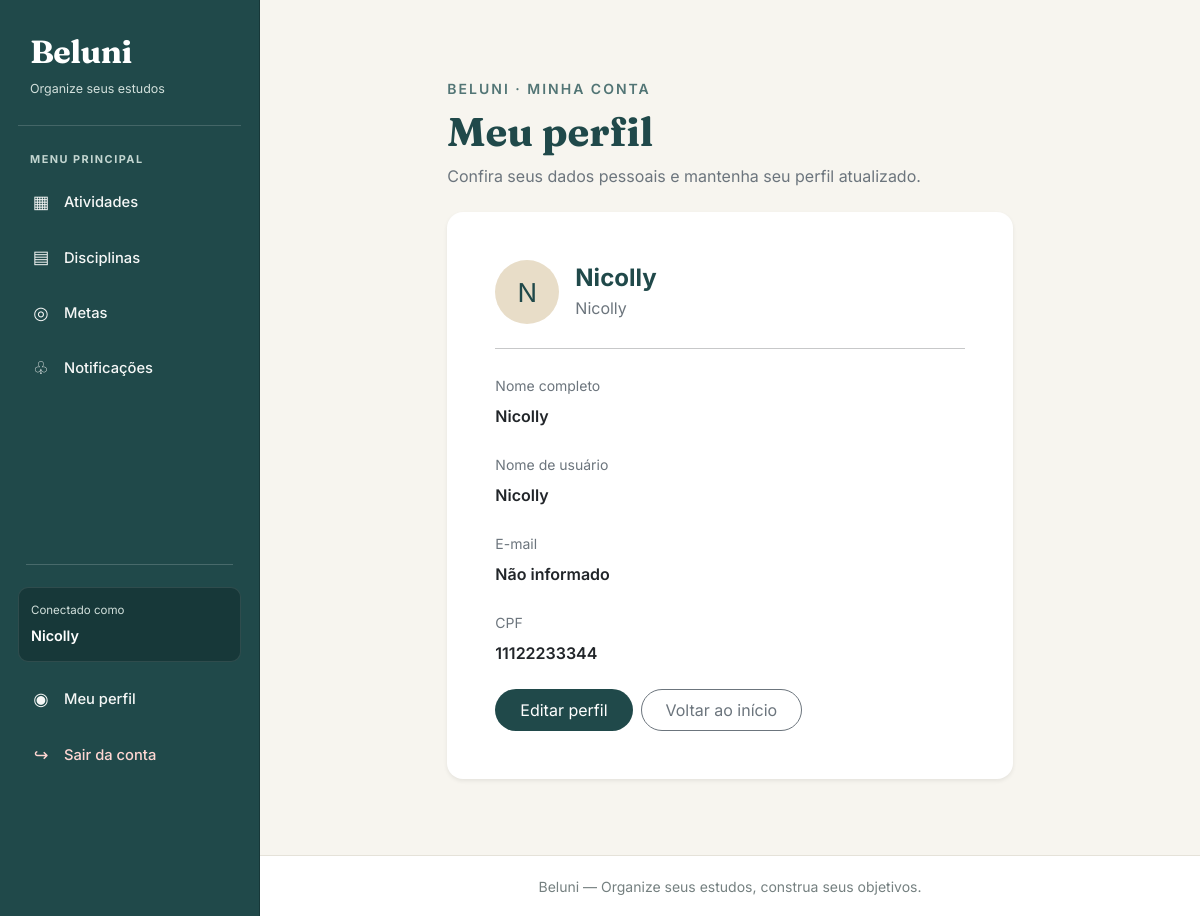
The app's page /estudantes/meu-perfil/ (signed in) with its own data.
### estudante/models.py (models this page shows, shortened)
class Estudante(User):
    cpf = models.CharField(max_length=14)
    nome = models.CharField(max_length=100)

### estudante/views.py (the view)
# urls.py: path('meu-perfil/', views.meu_perfil, name='meu_perfil'),
@login_required
def meu_perfil(request):
    estudante = Estudante.objects.filter(
        pk=request.user.pk
    ).first()
    if estudante is None:
        messages.warning(
            request,
            'Seu usuário ainda não possui um perfil de estudante cadastrado.'
        )
        return redirect('criar_estudante')
    return render(request, 'estudante/meu_perfil.html', {
        'estudante': estudante
    })

### estudante/templates/estudante/meu_perfil.html (shortened to what this page needs)
{% extends 'base.html' %}
{% block conteudo %}
<div class="container py-5">
    <div class="row justify-content-center">
        <div class="col-lg-8">
            <div class="mb-4">
                <span class="text-uppercase small fw-semibold"
                      style="color: #527575; letter-spacing: 2px;">
                    BELUNI · MINHA CONTA
                </span>
                <h1 class="mt-2 fw-bold"
                    style="color: #20494A; font-family: 'Fraunces', serif;">
                    Meu perfil
                </h1>
                <p class="text-secondary">
                    Confira seus dados pessoais e mantenha seu perfil atualizado.
                </p>
            </div>
            <div class="card border-0 shadow-sm rounded-4">
                <div class="card-body p-4 p-md-5">
                    <div class="d-flex align-items-center gap-3 mb-4">
                        <div class="rounded-circle d-flex align-items-center justify-content-center"
                             style="width: 64px; height: 64px; background: #E8DDC8; color: #20494A; font-size: 26px;">
                            {{ estudante.nome|first|upper }}
                        </div>
                        <div>
                            <h4 class="mb-1 fw-bold" style="color: #20494A;">
                                {{ estudante.nome }}
                            </h4>
                            <span class="text-secondary">
                                {{ estudante.username }}
                            </span>
                        </div>
                    </div>
                    <hr class="mb-4">
                    <div class="mb-4">
                        <label class="form-label text-secondary small">
                            Nome completo
                        </label>
                        <p class="fw-semibold mb-0">
                            {{ estudante.nome }}
                        </p>
                    </div>
                    <div class="mb-4">
                        <label class="form-label text-secondary small">
                            Nome de usuário
                        </label>
                        <p class="fw-semibold mb-0">
                            {{ estudante.username }}
                        </p>
                    </div>
                    <div class="mb-4">
                        <label class="form-label text-secondary small">
                            E-mail
                        </label>
                        <p class="fw-semibold mb-0">
                            {{ estudante.email|default:"Não informado" }}
                        </p>
                    </div>
                    <div class="mb-4">
                        <label class="form-label text-secondary small">
                            CPF
                        </label>
                        <p class="fw-semibold mb-0">
                            {{ estudante.cpf }}
                        </p>
                    </div>
                    <div class="d-flex flex-wrap gap-2 mt-4">
                        <a href="{% url 'editar_meu_perfil' %}"
                           class="btn rounded-pill px-4 py-2"
                           style="background: #20494A; color: white;">
                            Editar perfil
                        </a>
                        <a href="{% url 'listar_atividades' %}"
                           class="btn btn-outline-secondary rounded-pill px-4 py-2">
                            Voltar ao início
                        </a>
                    </div>
                </div>
            </div>
        </div>
    </div>
</div>
{% endblock %}

### templates/base.html (shortened to what this page needs)
{% load static %}
<!DOCTYPE html>
<html lang="pt-br">
<head>
    <link href="https://cdn.jsdelivr.net/npm/bootstrap@5.3.3/dist/css/bootstrap.min.css"
          rel="stylesheet">
</head>
<body>
<div class="app-layout">
    <div class="offcanvas-lg offcanvas-start sidebar"
         tabindex="-1"
         id="menuLateral"
         aria-labelledby="tituloMenuLateral">
        <div class="sidebar-inner">
            <div class="brand-area">
                <a href="{% url 'listar_atividades' %}"
                   class="brand-name"
                   id="tituloMenuLateral">
                    Beluni
                </a>
                <span class="brand-description">
                    Organize seus estudos
                </span>
            </div>
            {% if user.is_authenticated %}
                <p class="menu-label">Menu principal</p>
                <ul class="nav flex-column">
                    <li class="nav-item">
                        <a class="nav-link"
                           href="{% url 'listar_atividades' %}">
                            <span class="menu-icon">▦</span>
                            <span>Atividades</span>
                        </a>
                    </li>
                    <li class="nav-item">
                        <a class="nav-link"
                           href="{% url 'listar_disciplinas' %}">
                            <span class="menu-icon">▤</span>
                            <span>Disciplinas</span>
                        </a>
                    </li>
                    <li class="nav-item">
                        <a class="nav-link"
                           href="{% url 'listar_metas' %}">
                            <span class="menu-icon">◎</span>
                            <span>Metas</span>
                        </a>
                    </li>
                    <li class="nav-item">
                        <a class="nav-link"
                           href="{% url 'notificacao:listar_notificacoes' %}">
                            <span class="menu-icon">♧</span>
                            <span>Notificações</span>
                        </a>
                    </li>
                </ul>
                <div class="sidebar-bottom">
                    <hr class="sidebar-divider">
                    <div class="user-box">
                        <span class="user-box-label">
                            Conectado como
                        </span>
                        <span class="user-box-name">
                            {{ user.get_full_name|default:user.username }}
                        </span>
                    </div>
                    <ul class="nav flex-column">
                        <li class="nav-item">
                            <a class="nav-link"
                               href="{% url 'meu_perfil' %}">
                                <span class="menu-icon">◉</span>
                                <span>Meu perfil</span>
                            </a>
                        </li>
                        <li class="nav-item">
                            <a class="nav-link logout-link"
                               href="{% url 'logout_estudante' %}">
                                <span class="menu-icon">↪</span>
                                <span>Sair da conta</span>
                            </a>
                        </li>
                    </ul>
                </div>
            {% endif %}
        </div>
    </div>
    <div class="main-area">
        <main class="main-content">
            {% block conteudo %}{% endblock %}
        </main>
        <footer class="main-footer">
            <small>
                Beluni — Organize seus estudos, construa seus objetivos.
            </small>
        </footer>
    </div>
</div>
</body>
</html>

### templates/base.html (style rules this page uses)
:root { --beluni-petroleo: #20494A; --beluni-petroleo-escuro: #173839; --beluni-petroleo-hover: #2D5B5C; --beluni-areia: #E8DDC8; --beluni-fundo: #F7F5EF; --beluni-texto: #293B3B; --beluni-suave: #758080; --beluni-borda: #E5E2D9; }
* { box-sizing: border-box; }
body { margin: 0; min-height: 100vh; font-family: 'Inter', sans-serif; background-color: var(--beluni-fundo); color: var(--beluni-texto); }
.app-layout { display: flex; min-height: 100vh; }
.sidebar { flex: 0 0 260px; width: 260px; min-height: 100vh; background-color: var(--beluni-petroleo) !important; color: #FFFFFF; border-right: 1px solid var(--beluni-petroleo-escuro); }
.sidebar-inner { display: flex; flex-direction: column; min-height: 100vh; padding: 28px 18px 20px; background-color: var(--beluni-petroleo) !important; }
.brand-area { position: relative; padding: 0 12px 26px; margin-bottom: 25px; background-color: var(--beluni-petroleo); border-bottom: 1px solid rgba(255, 255, 255, 0.16); }
.brand-name { display: inline-block; font-family: 'Fraunces', serif; font-size: 2rem; font-weight: 700; letter-spacing: -0.5px; color: #FFFFFF !important; text-decoration: none; }
.brand-description { display: block; margin-top: 4px; color: #D2E0DC; font-size: 0.78rem; }
.menu-label { padding: 0 12px; margin: 0 0 10px; color: #C3D6D1; font-size: 0.68rem; font-weight: 700; letter-spacing: 1.5px; text-transform: uppercase; }
.sidebar .nav { gap: 5px; }
.sidebar .nav-link { display: flex; align-items: center; gap: 12px; padding: 12px; border-radius: 9px; background-color: transparent; color: #F5F7F6; font-size: 0.92rem; font-weight: 500; text-decoration: none; transition: background-color 0.2s ease, color 0.2s ease; }
.menu-icon { display: inline-flex; align-items: center; justify-content: center; width: 22px; flex-shrink: 0; font-size: 1.1rem; }
.sidebar-divider { border: 0; border-top: 1px solid rgba(255, 255, 255, 0.18); margin: 22px 8px; opacity: 1; }
.sidebar-bottom { margin-top: auto; padding-top: 22px; background-color: var(--beluni-petroleo); }
.user-box { padding: 14px 12px; margin-bottom: 12px; background-color: var(--beluni-petroleo-escuro); border: 1px solid rgba(255, 255, 255, 0.10); border-radius: 10px; overflow-wrap: anywhere; }
.user-box-label { display: block; color: #D2E0DC; font-size: 0.72rem; margin-bottom: 4px; }
.user-box-name { color: #FFFFFF; font-size: 0.9rem; font-weight: 600; }
.sidebar .logout-link { color: #FFD6D2; }
.main-area { display: flex; flex-direction: column; flex: 1; min-width: 0; min-height: 100vh; background-color: var(--beluni-fundo); }
.main-content { flex: 1; min-width: 0; padding: 28px; }
.card { border-radius: 1rem; }
.main-footer { padding: 18px 24px; border-top: 1px solid var(--beluni-borda); background-color: #FFFFFF; color: var(--beluni-suave); text-align: center; }

### records on screen
Estudante: nome|first "N", nome "Nicolly", cpf "11122233344"

### other values on screen
{{ user.get_full_name|default:user.username }} "Nicolly"
{{ estudante.username }} "Nicolly"
{{ estudante.email|default:"Não informado" }} "Não informado"
